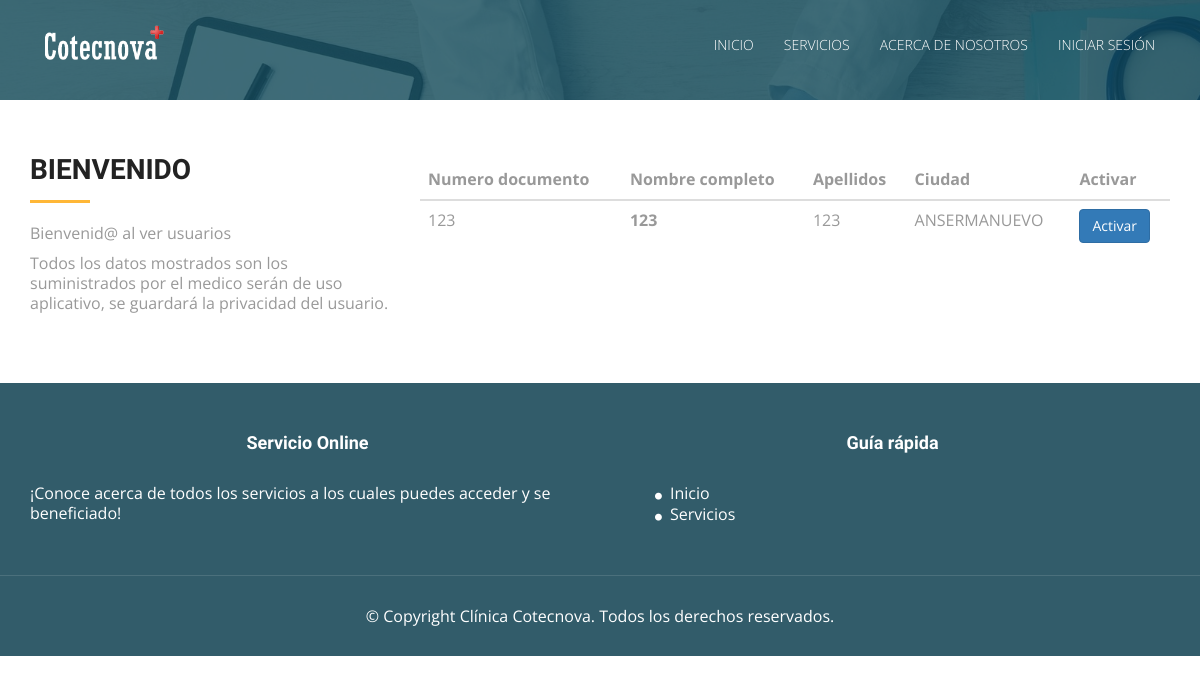
Page /ver_usuario_inactivo.php on the committed database.
### tables this page shows
CREATE TABLE IF NOT EXISTS `usuarios` (
  `id_usuario` int(11) NOT NULL COMMENT 'Clave primaria de la tabla usuario',
  `numero_documento` varchar(30) NOT NULL COMMENT 'Numero de identificacion del documento de la persona',
  `nombre_completo` varchar(100) NOT NULL COMMENT 'nombre completo de la persona',
  `apellidos` varchar(100) NOT NULL COMMENT 'apellidos de la persona',
  `contrasena` varchar(150) NOT NULL COMMENT 'contraseña encriptadda por md5',
  `tipo_documento_id` int(11) NOT NULL,
  `estado_civil_id` int(11) NOT NULL,
  `departamento_id` int(11) NOT NULL,
  `ciudad_id` int(11) NOT NULL,
  `tipo_Usuario_id` int(11) NOT NULL,
  `estado` int(11) NOT NULL COMMENT 'estado para ver si esta eliminado el usuario. 1. activo 2.inactivo'
);

CREATE TABLE IF NOT EXISTS `ciudades` (
  `id_ciudad` int(11) NOT NULL,
  `nombre` varchar(50) NOT NULL,
  `departamento_id` int(11) NOT NULL
);

### Modelo/MySQL.php (called while the page is built, shortened)
<?php
class MySQL{
    private $hostname  = "127.0.0.1";
    private $user = "root";
    private $password = "";
    private $database = "clinica_cotecnova";
    private $conexion;
    public function conectar(){
        $this->conexion = mysqli_connect($this->hostname, $this->user, $this->password, $this->database);
    }
    public function efectuarConsulta($consulta){
        mysqli_query($this->conexion, "SET lc_time_names = 'es_ES'" );
        mysqli_query($this->conexion, "SET NAMES 'utf8'");
        mysqli_query($this->conexion, "SET CHARACTER 'utf8'");
       $this->resultadoConsulta = mysqli_query($this->conexion, $consulta);
        return $this->resultadoConsulta;
    }
}

### ver_usuario_inactivo.php (the view, shortened to what this page needs)
<!DOCTYPE html>
<html lang="en">
<head>
  <link rel="stylesheet" type="text/css" href="css/font-awesome.min.css">
  <link rel="stylesheet" type="text/css" href="css/bootstrap.min.css">
  <link rel="stylesheet" type="text/css" href="css/style.css">
  <link rel="stylesheet" type="text/css" href="css/style2.css">
</head>
<body id="myPage" data-spy="scroll" data-target=".navbar" data-offset="60">
  <div id="container">
  <?php
  include("header_index.php");
  ?>
  <?php
    require_once 'Modelo/MySQL.php';
    $mysql = new MySQL;
    $mysql->conectar();
    $consulta = $mysql->efectuarConsulta("SELECT clinica_cotecnova.usuarios.id_usuario ,clinica_cotecnova.usuarios.numero_documento, clinica_cotecnova.usuarios.nombre_completo, clinica_cotecnova.usuarios.apellidos ,  clinica_cotecnova.ciudades.nombre from usuarios join ciudades  on clinica_cotecnova.usuarios.ciudad_id = clinica_cotecnova.ciudades.id_ciudad where estado = 0");
    ?>
  </div>
  <section id="service" class="section-padding">
    <div class="container">
      <div class="row">
        <div class="col-md-4 col-sm-4">
          <h2 class="ser-title">Bienvenido</h2>
          <hr class="botm-line">
          <p>Bienvenid@ al ver usuarios</p>
          <p>Todos los datos mostrados son los suministrados por el medico ser&aacute;n de uso aplicativo, se guardar&aacute; la privacidad del usuario.</p>
        </div>
        <div class="col-md-8 col-sm-8">
          <div class="card">
            <div class="card-body">
                <form class="form-horizontal form-material">
                <table class="table table-hover">
                    <thead>
                      <tr>
                        <th scope="col">Numero documento</th>
                        <th scope="col">Nombre completo</th>
                        <th scope="col">Apellidos</th>
                        <th scope="col">Ciudad</th>
                        <th scope="col">Activar</th>
                      </tr>
                    </thead>
                    <?php
                      while ($resultado= mysqli_fetch_assoc($consulta)){
                      $idUsuario = $resultado['id_usuario'];
                    ?>
                    <tbody>
                      <tr>
                        <td><?php echo $resultado['numero_documento'] ?></td>
                        <th scope="row"><?php echo $resultado['nombre_completo'] ?></th>
                        <td><?php echo $resultado['apellidos'] ?></td>
                        <td><?php echo $resultado['nombre'] ?></td>
                        <td>
                            <a href="Controlador/activarUsuario.php?id=<?php echo $idUsuario; ?>" class="btn btn-primary" name="enviar">Activar</a>
                        </td>
                      </tr>
                    </tbody>
                    <?php
                      }
                    ?>
                  </table>
              </form>
            </div>
          </div>
        </div>
      </div>
    </div>
  </section>
  <div id="footer">
  <?php
  include("footer.php");
  ?>
  </div>
</body>
</html>

### css/style.css (style rules this page uses)
body { font-family: 'Open Sans', sans-serif; line-height: 20px; color: #999999; font-size: 300; font-size: 16px; }
table { border-collapse: collapse; border-spacing: 0; }
h1, h2, h3, h4, h5, h6 { font-family: 'Raleway', sans-serif; font-weight: 600; color: #222222; }
a, a:hover, a:focus, a:active { outline: none; color: #fff; }
.section-padding { padding: 60px 0px; }
h2 { line-height: 20px; margin: 0; font-size: 28px; font-weight: 700; text-transform: uppercase; }
hr.botm-line { height: 3px; width: 60px; background: #ffb737; position: relative; border: 0; margin: 20px 0 20px 0; }
td { border: 0px solid #ededed; border-top: 1px solid rgba(216, 216, 216, 0.5); padding: 6px 10px 6px 0; }
#footer { background-color: #325C6A; }

### css/style2.css (style rules this page uses)
.card { margin-bottom: 20px; }

### rows in the picture
usuarios: numero_documento "123", nombre_completo "123", apellidos "123", ciudades.nombre "ANSERMANUEVO"
